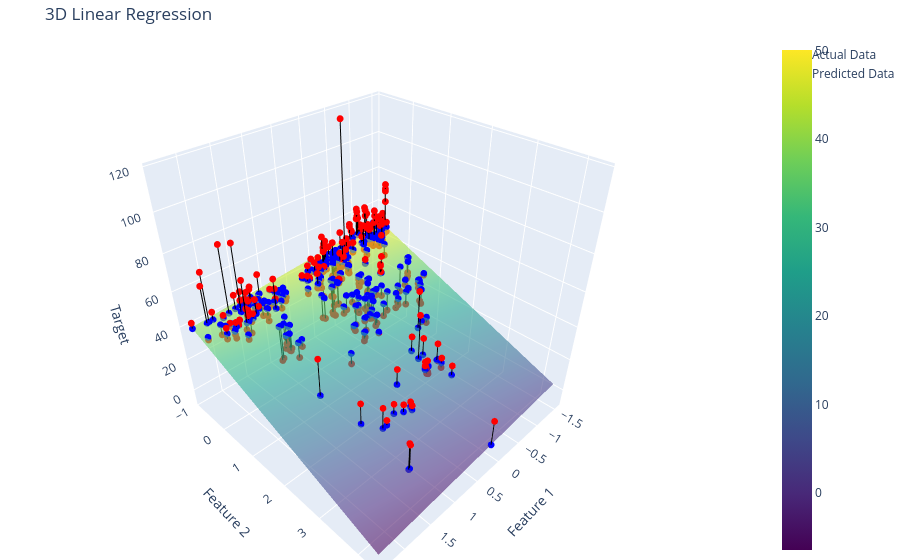

Write notebook code for a chart like this one.
### Markdown cell above
Plotting the regression plane -

### Code cell
import numpy as np
import plotly.graph_objects as go


x1 = x_train[:, 0]
x2 = x_train[:, 1]

y_true = y_train.values
y_pred = lr.predict(x_train)


x1_range = np.linspace(x1.min(), x1.max(), 80)
x2_range = np.linspace(x2.min(), x2.max(), 80)
X1, X2 = np.meshgrid(x1_range, x2_range)

w1 = lr.get_parameters()[1]
w2 = lr.get_parameters()[2]
b = lr.get_parameters()[0]

Z = w1 * X1 + w2 * X2 + b

plane = go.Surface(
    x=X1,
    y=X2,
    z=Z,
    opacity=0.6,
    colorscale='Viridis',
    name='Regression Surface'
)


actual_points = go.Scatter3d(
    x=x1,
    y=x2,
    z=y_true,
    mode='markers',
    marker=dict(size=4, color='red'),
    name='Actual Data'
)

pred_points = go.Scatter3d(
    x=x1,
    y=x2,
    z=y_pred,
    mode='markers',
    marker=dict(size=4, color='blue'),
    name='Predicted Data'
)


residual_lines = []

for i in range(len(x1)):
    residual_lines.append(
        go.Scatter3d(
            x=[x1[i], x1[i]],
            y=[x2[i], x2[i]],
            z=[y_true[i], y_pred[i]],
            mode='lines',
            line=dict(color='black', width=2),
            showlegend=False
        )
    )


fig = go.Figure()

fig.add_trace(actual_points)
fig.add_trace(pred_points)
fig.add_trace(plane)

for line in residual_lines:
    fig.add_trace(line)


fig.update_layout(
    title=" 3D Linear Regression ",
    scene=dict(
        xaxis_title="Feature 1",
        yaxis_title="Feature 2",
        zaxis_title="Target"
    ),
    margin=dict(l=0, r=0, b=0, t=40)
)

fig.show()
